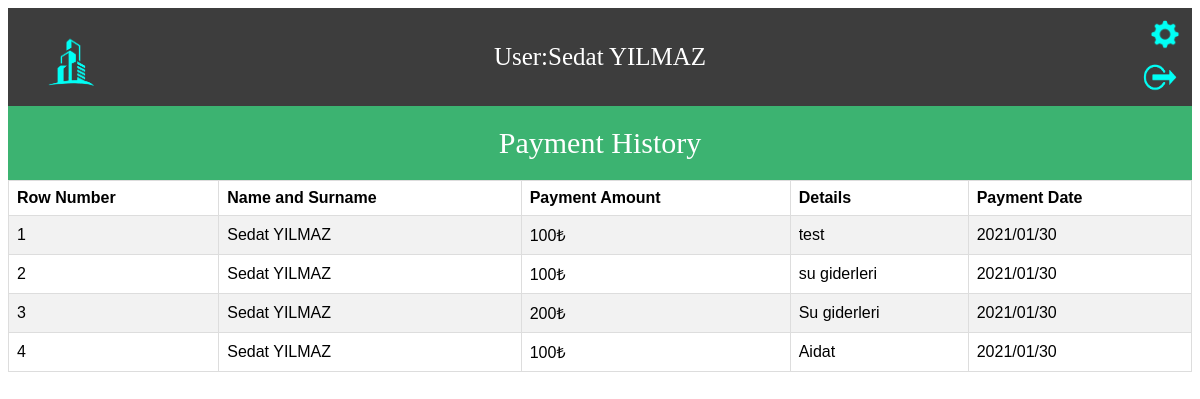
The app's page /UserOperations/paymentHistory.php?userID=90 (signed in) with its own data.
### tables this page shows
CREATE TABLE `users` (
  `userID` int(11) NOT NULL,
  `username` text NOT NULL,
  `password` text NOT NULL,
  `name` text NOT NULL,
  `surname` text NOT NULL,
  `aptNo` int(11) NOT NULL,
  `status` text NOT NULL,
  `mail` text NOT NULL,
  `phoneNumber` text NOT NULL
);

CREATE TABLE `paymenthistory` (
  `paymentID` int(11) NOT NULL,
  `userID` int(11) NOT NULL,
  `debtID` int(11) NOT NULL,
  `amount` float NOT NULL,
  `details` text NOT NULL,
  `currentdate` text NOT NULL
);

### UserOperations/paymentHistory.php (the view, shortened to what this page needs)
<?php
require_once '../dbconnection/dbconnect.php';
?>
<!DOCTYPE html>
<html lang="en">
<head>
  <link rel="stylesheet" href="../Css/userList.css">
</head>
<body>
  <?php
  $userID=$_GET['userID'];
  $userSql="SELECT*FROM users WHERE userID='$userID'";
  $userQuery=mysqli_query($connect,$userSql);
  $rowUser=mysqli_fetch_assoc($userQuery);
  ?>
  <header> User:<?php echo ucfirst($rowUser['name'])." ".strtoupper($rowUser['surname']);  ?>
  <br>
  <a href="../index.php" title="Homepage"> <img src="../Logos/logo.png" width="100px" height="100px"></a>
  <a href="../options.php?userID=<?php echo $userID ?>" title="Edit Informations"> <input id="options" type="image" src="../Logos/options.png" width="30px" height="30px"> </a>
  <a href="../Login/userLogout.php" title="Logout"><input id="logout" type="image" src="../Logos/logout.png" width="40px" height="48px"></a>
</header>
<div id="payments">
  <header id="title">Payment History</header>
  <table id="payments">
    <tr>
      <th>Row Number</th>
      <th>Name and Surname</th>
      <th>Payment Amount</th>
      <th>Details</th>
      <th>Payment Date</th>
    </tr>
    <?php
    $paymentsSql="SELECT*FROM paymenthistory WHERE userID='$userID'";
    $paymentsQuery=mysqli_query($connect,$paymentsSql);
    $counter=0;
        while ($paymentsRow=mysqli_fetch_assoc($paymentsQuery)) {
          $counter++;
          ?>
          <tr>
           <td><?php echo $counter; ?></td>
           <td><?php echo ucfirst($rowUser['name'])." ".strtoupper($rowUser['surname']); ?></td>
           <td><?php echo $paymentsRow['amount']."₺"; ?></td>
           <td><?php echo $paymentsRow['details']; ?></td>
           <td><?php  echo  $paymentsRow['currentdate']; ?></td>
         </tr>
       <?php } ?>
     </table>
   </div>
 </body>
 </html>

### Css/userList.css (style rules this page uses)
header { background-color: #3d3d3d; padding: 35px; text-align: center; font-size: 25px; color: white; }
header img { display: block; float: left; position: absolute; top: 15px; left: 20px; }
header input[id="options"] { display: block; float: right; position: absolute; top: 10px; right: 10px; margin: 10px; }
header input[id="logout"] { display: block; float: right; position: absolute; top: 25px; right: 10px; margin-top: 30px; margin-right: 10px; }
table { font-family: arial, sans-serif; border-collapse: collapse; width: 100%; }
td, th { border: 1px solid #dddddd; text-align: left; padding: 8px; }
tr:nth-child(even) { background-color: #f2f2f2; }
#title { background-color: mediumseagreen; color: white; text-align: center; font-size: 30px; padding: 20px; }

### records on screen
users: name "Sedat", surname "YILMAZ"
paymenthistory: userID.name "Sedat", userID.surname "YILMAZ", amount "100", details "test", currentdate "2021/01/30"
paymenthistory: userID.name "Sedat", userID.surname "YILMAZ", amount "100", details "su giderleri", currentdate "2021/01/30"
paymenthistory: userID.name "Sedat", userID.surname "YILMAZ", amount "200", details "Su giderleri", currentdate "2021/01/30"
paymenthistory: userID.name "Sedat", userID.surname "YILMAZ", amount "100", details "Aidat", currentdate "2021/01/30"
